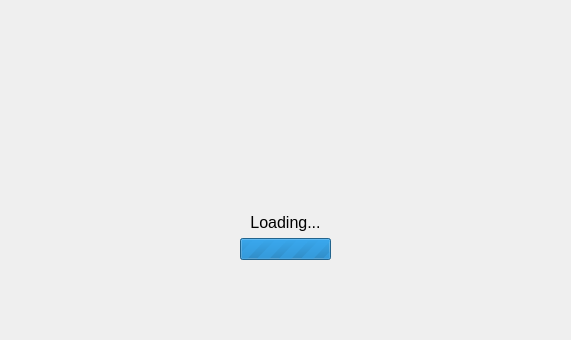
      <widget class="QWidget" name="loadingPage">
       <layout class="QVBoxLayout" name="verticalLayout_15">
        <property name="leftMargin">
         <number>0</number>
        </property>
        <property name="topMargin">
         <number>0</number>
        </property>
        <property name="rightMargin">
         <number>0</number>
        </property>
        <property name="bottomMargin">
         <number>0</number>
        </property>
        <item>
         <spacer name="verticalSpacer_13">
          <property name="orientation">
           <enum>Qt::Vertical</enum>
          </property>
          <property name="sizeType">
           <enum>QSizePolicy::Expanding</enum>
          </property>
          <property name="sizeHint" stdset="0">
           <size>
            <width>20</width>
            <height>143</height>
           </size>
          </property>
         </spacer>
        </item>
        <item>
         <widget class="QLabel" name="softwareCenterLogo">
          <property name="sizePolicy">
           <sizepolicy hsizetype="Preferred" vsizetype="Fixed">
            <horstretch>0</horstretch>
            <verstretch>0</verstretch>
           </sizepolicy>
          </property>
          <property name="minimumSize">
           <size>
            <width>0</width>
            <height>64</height>
           </size>
          </property>
          <property name="maximumSize">
           <size>
            <width>16777215</width>
            <height>48</height>
           </size>
          </property>
          <property name="alignment">
           <set>Qt::AlignCenter</set>
          </property>
         </widget>
        </item>
        <item>
         <widget class="QLabel" name="loadingLabel">
          <property name="font">
           <font>
            <pointsize>12</pointsize>
           </font>
          </property>
          <property name="text">
           <string>Loading...</string>
          </property>
          <property name="alignment">
           <set>Qt::AlignCenter</set>
          </property>
         </widget>
        </item>
        <item>
         <layout class="QHBoxLayout" name="progressBarLayout_5">
          <item>
           <spacer name="horizontalSpacer_16">
            <property name="orientation">
             <enum>Qt::Horizontal</enum>
            </property>
            <property name="sizeType">
             <enum>QSizePolicy::Preferred</enum>
            </property>
            <property name="sizeHint" stdset="0">
             <size>
              <width>240</width>
              <height>20</height>
             </size>
            </property>
           </spacer>
          </item>
          <item>
           <widget class="QProgressBar" name="loadingProgressBar">
            <property name="maximumSize">
             <size>
              <width>240</width>
              <height>16777215</height>
             </size>
            </property>
            <property name="maximum">
             <number>0</number>
            </property>
            <property name="value">
             <number>0</number>
            </property>
           </widget>
          </item>
          <item>
           <spacer name="horizontalSpacer_17">
            <property name="orientation">
             <enum>Qt::Horizontal</enum>
            </property>
            <property name="sizeType">
             <enum>QSizePolicy::Preferred</enum>
            </property>
            <property name="sizeHint" stdset="0">
             <size>
              <width>240</width>
              <height>20</height>
             </size>
            </property>
           </spacer>
          </item>
         </layout>
        </item>
        <item>
         <spacer name="verticalSpacer_9">
          <property name="orientation">
           <enum>Qt::Vertical</enum>
          </property>
          <property name="sizeType">
           <enum>QSizePolicy::Preferred</enum>
          </property>
          <property name="sizeHint" stdset="0">
           <size>
            <width>20</width>
            <height>40</height>
           </size>
          </property>
         </spacer>
        </item>
        <item>
         <spacer name="verticalSpacer_8">
          <property name="orientation">
           <enum>Qt::Vertical</enum>
          </property>
          <property name="sizeType">
           <enum>QSizePolicy::MinimumExpanding</enum>
          </property>
          <property name="sizeHint" stdset="0">
           <size>
            <width>20</width>
            <height>40</height>
           </size>
          </property>
         </spacer>
        </item>
       </layout>
      </widget>
